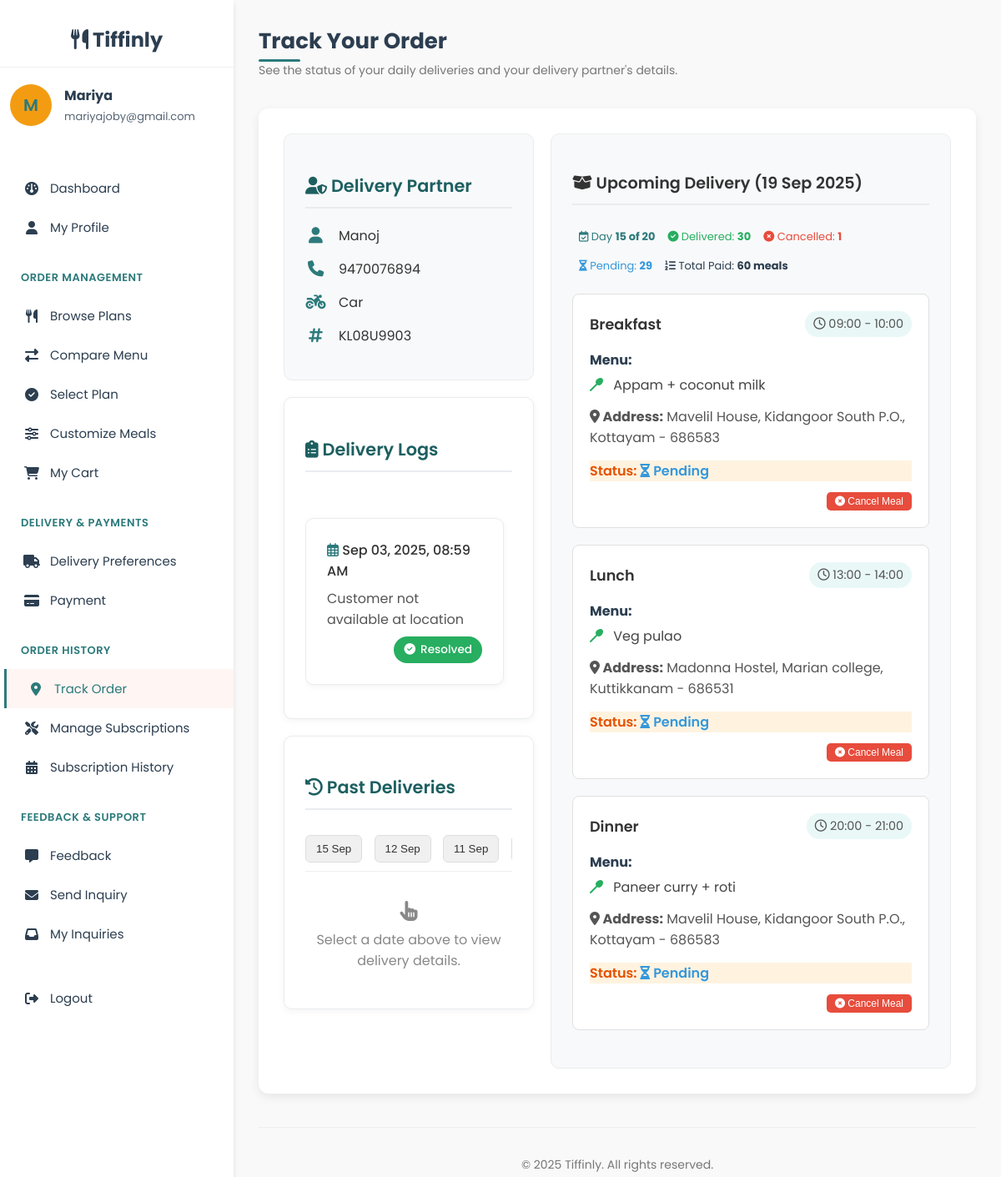
Before: /user/track_order.php (signed in) with the older database file.
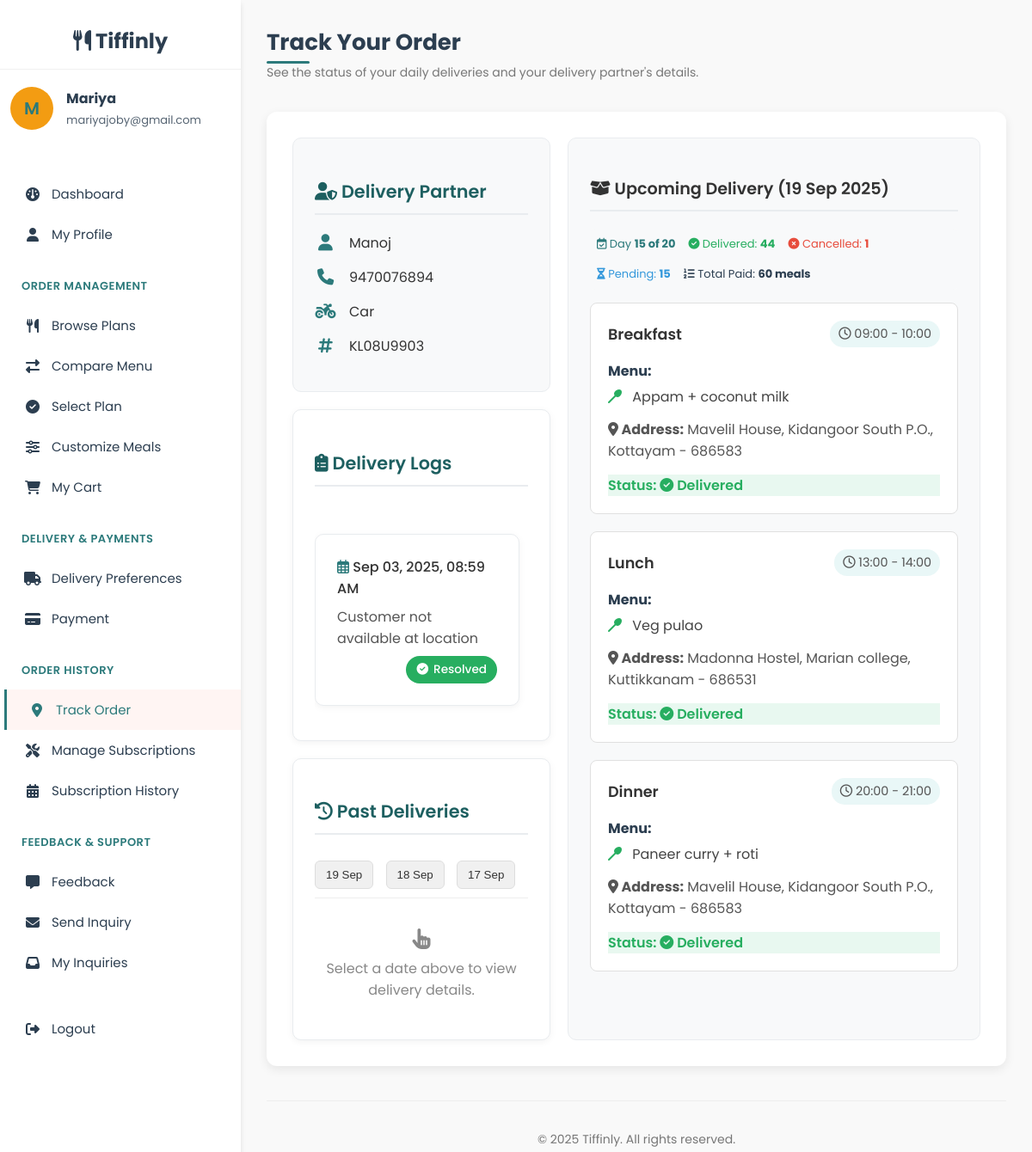
After: the same page with the newer database file.
### tables this page shows
CREATE TABLE `delivery_assignments` (
  `assignment_id` int(11) NOT NULL,
  `subscription_id` int(11) NOT NULL,
  `delivery_date` date NOT NULL,
  `partner_id` int(11) NOT NULL,
  `assigned_at` timestamp NOT NULL DEFAULT current_timestamp(),
  `status` enum('pending','out_for_delivery','delivered','cancelled') NOT NULL DEFAULT 'pending',
  `meal_type` varchar(20) NOT NULL,
  `meal_id` int(11) DEFAULT NULL,
  `payment_id` int(11) DEFAULT NULL,
  `payment_status` enum('unpaid','paid') NOT NULL DEFAULT 'unpaid'
);

CREATE TABLE `delivery_preferences` (
  `preference_id` int(11) NOT NULL,
  `user_id` int(11) NOT NULL,
  `meal_type` enum('breakfast','lunch','dinner') NOT NULL,
  `address_id` int(11) NOT NULL,
  `time_slot` varchar(50) DEFAULT NULL,
  `created_at` timestamp NOT NULL DEFAULT current_timestamp(),
  `updated_at` timestamp NOT NULL DEFAULT current_timestamp() ON UPDATE current_timestamp()
);

### user/track_order.php (the view, shortened to what the changed rows need)
<?php
include('../config/db_connect.php');
$user_id = $_SESSION['user_id'];
function normalize_schedule($schedule) {
    $s = strtolower(trim((string)$schedule));
    $map = [
        'daily' => 'daily', 'everyday' => 'daily', 'all' => 'daily', 'all days' => 'daily',
        'fullweek' => 'fullweek', 'full week' => 'fullweek', 'full_week' => 'fullweek',
        'extended' => 'extended',
        'weekday' => 'weekdays', 'weekdays' => 'weekdays', 'mon-fri' => 'weekdays', 'mon to fri' => 'weekdays',
        'weekend' => 'weekends', 'weekends' => 'weekends', 'sat-sun' => 'weekends', 'sat & sun' => 'weekends'
    ];
    return $map[$s] ?? 'daily';
}
function count_total_delivery_days($start_date, $end_date, $schedule) {
    try {
        $start = new DateTime($start_date);
        $end = new DateTime($end_date);
    } catch (Exception $e) {
        return 0;
    }
    $norm = normalize_schedule($schedule);
    $count = 0;
    $cursor = clone $start;
    while ($cursor <= $end) {
        $dow = (int)$cursor->format('N');
        $ok = (
            $norm === 'daily' ||
            $norm === 'fullweek' ||
            ($norm === 'extended' && $dow >= 1 && $dow <= 6) ||
            ($norm === 'weekdays' && $dow >= 1 && $dow <= 5) ||
            ($norm === 'weekends' && $dow >= 6)
        );
        if ($ok) $count++;
        $cursor->modify('+1 day');
    }
    return $count;
}
function count_eligible_days_until($start_date, $end_date, $schedule, $reference = null) {
    try {
        $start = new DateTime($start_date);
        $end = new DateTime($end_date);
        $ref = $reference ? new DateTime($reference) : new DateTime('today');
    } catch (Exception $e) {
        return 0;
    }
    $norm = normalize_schedule($schedule);
    $count = 0;
    $cursor = clone $start;
    while ($cursor <= $ref) {
        $dow = (int)$cursor->format('N');
        $ok = (
            $norm === 'daily' ||
            $norm === 'fullweek' ||
            ($norm === 'extended' && $dow >= 1 && $dow <= 6) ||
            ($norm === 'weekdays' && $dow >= 1 && $dow <= 5) ||
            ($norm === 'weekends' && $dow >= 6)
        );
        if ($ok) $count++;
        $cursor->modify('+1 day');
    }
    return $count;
}
$tracking_data = null;
$assigned_meals_today = [];
$upcoming_meals = [];
$has_active_subscription = false;
$subscription_check_sql = "
    SELECT s.subscription_id, s.plan_id, s.dietary_preference, s.schedule,
           s.start_date, s.end_date
    FROM subscriptions s
    WHERE s.user_id = ?
      AND UPPER(s.status) IN ('ACTIVE','ACTIVATED')
      AND UPPER(s.payment_status) IN ('PAID','COMPLETED','SUCCESS')
    ORDER BY s.created_at DESC
    LIMIT 1
";
$stmt_check = $conn->prepare($subscription_check_sql);
$stmt_check->bind_param("i", $user_id);
$stmt_check->execute();
$subscription_result = $stmt_check->get_result();
if ($subscription_result->num_rows > 0) {
    $has_active_subscription = true;
    $subscription_data = $subscription_result->fetch_assoc();
    $partner_sql = "
        SELECT
            p.user_id as partner_id,
            p.name AS partner_name, p.phone AS partner_phone,
            dpd.vehicle_type, dpd.vehicle_number
        FROM delivery_assignments da
        LEFT JOIN users p ON da.partner_id = p.user_id
        LEFT JOIN delivery_partner_details dpd ON da.partner_id = dpd.partner_id
        WHERE da.subscription_id = ? AND da.partner_id IS NOT NULL
        LIMIT 1
    ";
    $partner_stmt = $conn->prepare($partner_sql);
    $partner_stmt->bind_param("i", $subscription_data['subscription_id']);
    $partner_stmt->execute();
    $partner_result = $partner_stmt->get_result();
    if ($partner_result->num_rows > 0) {
        $partner_info = $partner_result->fetch_assoc();
        $tracking_data = array_merge($subscription_data, $partner_info);
    }
}
    $all_meals_sql = "
        SELECT status AS delivery_status
        FROM delivery_assignments WHERE subscription_id = ? AND status IN ('delivered', 'completed')
    ";
    $all_meals_stmt = $conn->prepare($all_meals_sql);
    $all_meals_stmt->bind_param("i", $subscription_data['subscription_id']);
    $all_meals_stmt->execute();
    $delivered_meals_count = $all_meals_stmt->get_result()->num_rows;
    $cancelled_meals_sql = "
        SELECT COUNT(*) as count
        FROM delivery_assignments WHERE subscription_id = ? AND status = 'cancelled'
    ";
    $cancelled_meals_stmt = $conn->prepare($cancelled_meals_sql);
    $cancelled_meals_stmt->bind_param("i", $subscription_data['subscription_id']);
    $cancelled_meals_stmt->execute();
    $cancelled_meals_count = $cancelled_meals_stmt->get_result()->fetch_assoc()['count'] ?? 0;
    if ($tracking_data && empty($assigned_meals_today)) {
        $next_delivery_sql = "SELECT delivery_date FROM delivery_assignments WHERE subscription_id = ? AND delivery_date >= CURDATE() ORDER BY delivery_date ASC LIMIT 1";
        $next_stmt = $conn->prepare($next_delivery_sql);
        $next_stmt->bind_param("i", $subscription_data['subscription_id']);
        $next_stmt->execute();
        $next_result = $next_stmt->get_result();
        if ($next_row = $next_result->fetch_assoc()) {
            $next_date = new DateTime($next_row['delivery_date']);
            $date_sql = $next_date->format('Y-m-d');
            $upcoming_meals_sql = "
                SELECT
                    da.assignment_id,
                    COALESCE(sm.meal_name, m.meal_name) as meal_name,
                    da.status AS delivery_status,
                    dpref.time_slot,
                    a.line1, a.line2, a.city, a.pincode,
                    CONCAT(UCASE(LEFT(da.meal_type,1)), LCASE(SUBSTRING(da.meal_type,2))) AS meal_type
                FROM delivery_assignments da
                JOIN subscriptions s ON da.subscription_id = s.subscription_id
                LEFT JOIN meals m ON da.meal_id = m.meal_id
                LEFT JOIN subscription_meals sm ON da.subscription_id = sm.subscription_id AND UPPER(DAYNAME(da.delivery_date)) = sm.day_of_week AND da.meal_type = sm.meal_type
                LEFT JOIN delivery_preferences dpref ON s.user_id = dpref.user_id AND LOWER(da.meal_type) = LOWER(dpref.meal_type)
                LEFT JOIN addresses a ON dpref.address_id = a.address_id
                WHERE da.subscription_id = ? AND da.delivery_date = ?
                ORDER BY FIELD(CONCAT(UCASE(LEFT(da.meal_type,1)), LCASE(SUBSTRING(da.meal_type,2))), 'Breakfast', 'Lunch', 'Dinner')
            ";
            $upcoming_meals_stmt = $conn->prepare($upcoming_meals_sql);
            $upcoming_meals_stmt->bind_param("is", $subscription_data['subscription_id'], $date_sql);
            $upcoming_meals_stmt->execute();
            $upcoming_meals_result = $upcoming_meals_stmt->get_result();
            while ($row = $upcoming_meals_result->fetch_assoc()) {
                $upcoming_meals[] = $row;
            }
        }
    }
$past_deliveries_by_date = [];
if ($has_active_subscription) {
    $past_sql = "
        SELECT da.delivery_date, da.meal_type, da.status,
               COALESCE(sm.meal_name, m.meal_name) AS meal_name
        FROM delivery_assignments da
        LEFT JOIN meals m ON da.meal_id = m.meal_id
        LEFT JOIN subscription_meals sm ON da.subscription_id = sm.subscription_id AND UPPER(DAYNAME(da.delivery_date)) = sm.day_of_week AND da.meal_type = sm.meal_type
        WHERE da.subscription_id = ? AND da.status IN ('delivered', 'cancelled')
        ORDER BY da.delivery_date DESC, FIELD(da.meal_type, 'Breakfast', 'Lunch', 'Dinner')
    ";
    $past_stmt = $conn->prepare($past_sql);
    $past_stmt->bind_param("i", $subscription_data['subscription_id']);
    $past_stmt->execute();
    $past_result = $past_stmt->get_result();
    while ($row = $past_result->fetch_assoc()) {
        $past_deliveries_by_date[$row['delivery_date']][] = $row;
    }
}
?>
<!DOCTYPE html>
<html lang="en">
<head>
    <link rel="stylesheet" href="https://cdnjs.cloudflare.com/ajax/libs/font-awesome/6.0.0-beta3/css/all.min.css">
    <link rel="stylesheet" href="user_css/user_dashboard_style.css">
</head>
<body>
<div class="dashboard-container">
    <div class="main-content">
        <div class="header">
            <div class="welcome-message">
                <h1>Track Your Order</h1>
            </div>
        </div>
        <div class="content-card">
            <?php if ($has_active_subscription && $tracking_data): ?>
                <div class="tracking-container" style="display: flex; flex-wrap: wrap; gap: 20px;">
                    <div style="flex: 1; min-width: 300px;">
<div class="past-deliveries-card">
    <?php if (!empty($past_deliveries_by_date)): ?>
        <div class="date-scroller">
            <ul>
                <?php foreach (array_keys($past_deliveries_by_date) as $date): ?>
                    <li>
                        <button class="date-button" data-date="<?php echo $date; ?>">
                            <?php echo date('d M', strtotime($date)); ?>
                        </button>
                    </li>
                <?php endforeach; ?>
            </ul>
        </div>
    <?php endif; ?>
</div>
                    </div>
                    <div class="delivery-details-card" style="flex: 2; min-width: 300px;">
                        <?php
                            if (!empty($assigned_meals_today)) {
                                $display_meals = $assigned_meals_today;
                            } else {
                                $display_meals = $upcoming_meals ?? [];
                            }
                            $total_days = count_total_delivery_days($tracking_data['start_date'] ?? null, $tracking_data['end_date'] ?? null, $tracking_data['schedule'] ?? 'daily');
                            if ($total_days > 0) {
                                $current_day = count_eligible_days_until($tracking_data['start_date'] ?? null, $tracking_data['end_date'] ?? null, $tracking_data['schedule'] ?? 'daily');
                                $expected_meals = $total_days * 3;
                                $pending_meals = $expected_meals - $delivered_meals_count - $cancelled_meals_count;
                                echo '<div style="font-size: 13px; color: #2C3E50; margin-bottom: 15px; display: flex; flex-wrap: wrap; gap: 15px; align-items: center; background: #f8f9fa; padding: 8px; border-radius: 6px;">';
                                echo '  <div style="color:#2C7A7B;"><i class="far fa-calendar-check"></i> Day <strong>' . $current_day . ' of ' . $total_days . '</strong></div>';
                                echo '  <div style="color:#27ae60;"><i class="fas fa-check-circle"></i> Delivered: <strong>' . $delivered_meals_count . '</strong></div>';
                                echo '  <div style="color:#e74c3c;"><i class="fas fa-times-circle"></i> Cancelled: <strong>' . $cancelled_meals_count . '</strong></div>';
                                echo '  <div style="color:#3498db;"><i class="fas fa-hourglass-half"></i> Pending: <strong>' . max(0, $pending_meals) . '</strong></div>';
                                echo '  <div style="color:#2C3E50;"><i class="fas fa-list-ol"></i> Total Paid: <strong>' . $expected_meals . ' meals</strong></div>';
                                echo '</div>';
                            }
                        ?>
                        <?php foreach ($display_meals as $meal): $assignment_id = $meal['assignment_id'] ?? 0; ?>
                            <div class="meal-item">
                                <div class="meal-header">
                                    <span class="meal-type"><?php echo htmlspecialchars($meal['meal_type']); ?></span>
                                    <span class="delivery-time"><i class="far fa-clock"></i> <?php echo htmlspecialchars($meal['time_slot']); ?></span>
                                </div>
                                <div class="meal-contents">
                                    <strong>Menu:</strong>
                                    <ul>
                                        <li>
                                            <i class="fas fa-utensil-spoon"></i>
                                            <?php echo htmlspecialchars($meal['meal_name'] ?? 'Meal name not found.'); ?>
                                        </li>
                                    </ul>
                                    <div style="margin-top:8px;color:#555;">
                                        <strong><i class="fas fa-map-marker-alt"></i> Address:</strong>
                                        <?php
                                            $parts = [];
                                            if (!empty($meal['line1'])) $parts[] = $meal['line1'];
                                            if (!empty($meal['line2'])) $parts[] = $meal['line2'];
                                            $cityPin = trim(($meal['city'] ?? '') . (isset($meal['pincode']) ? ' - ' . $meal['pincode'] : ''));
                                            if ($cityPin !== '-') $parts[] = $cityPin;
                                            echo htmlspecialchars(implode(', ', $parts));
                                        ?>
                                    </div>
                                </div>
                                <?php
                                    $status = $meal['delivery_status'] ?? 'pending';
                                    $status_class = str_replace('_', '-', $status);
                                    $is_cancellable = ($status === 'pending');
                                    $status_label = '';
                                    if ($status === 'out_for_delivery') {
                                        $status_label = '<span style="color:#f39c12"><i class="fas fa-truck"></i> Out for Delivery</span>';
                                    } elseif ($status === 'delivered') {
                                        $status_label = '<span style="color:#27ae60"><i class="fas fa-check-circle"></i> Delivered</span>';
                                    } elseif ($status === 'cancelled') {
                                        $status_label = '<span style="color:#e74c3c"><i class="fas fa-times-circle"></i> Cancelled</span>';
                                    } else {
                                        $status_label = '<span style="color:#3498db"><i class="fas fa-hourglass-half"></i> Pending</span>';
                                    }
                                ?>
                                <div class="delivery-status status-<?php echo $status_class; ?>" id="status-<?php echo $assignment_id; ?>">
                                    Status: <?php echo $status_label; ?>
                                </div>
                                <?php if ($is_cancellable): ?>
                                <div style="text-align:right; margin-top: 10px;">
                                    <button class="cancel-btn" data-assignment-id="<?php echo $assignment_id; ?>">
                                        <i class="fas fa-times-circle"></i> Cancel Meal
                                    </button>
                                </div>
                                <?php endif; ?>
                            </div>
                        <?php endforeach; ?>
                    </div>
                </div>
            <?php endif; ?>
        </div>
    </div>
</div>
</body>
</html>

Changed rows visible on the page:
changed delivery_assignments (number 1 of 3 on the later page): status "Pending Cancel Meal" → "Delivered"
changed delivery_assignments (number 2 of 3 on the later page): status "Pending Cancel Meal" → "Delivered"
changed delivery_assignments (number 3 of 3 on the later page): status "Pending Cancel Meal" → "Delivered"
Other visible differences:
$delivered_meals_count: "30" → "44"
max(0, $pending_meals): "29" → "15"
new list line: "19 Sep"
new list line: "18 Sep"
new list line: "17 Sep"
list line gone: "15 Sep"
list line gone: "12 Sep"
list line gone: "11 Sep"
